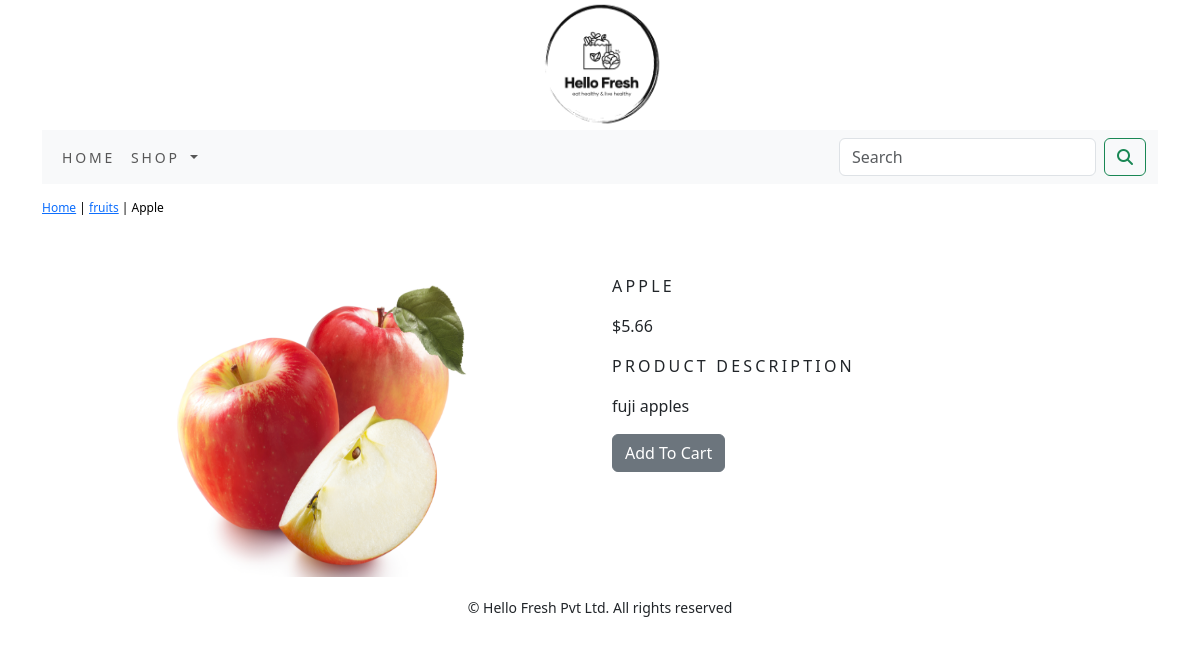
The page /shop/fruits/apple/ on the database its author committed.
### shop/models.py (models this page shows, shortened)
class Category(models.Model):
    name = models.CharField(max_length=250, unique=True)
    slug = models.SlugField(max_length=250, unique=True)
    description = models.TextField(blank=True)
    image = models.ImageField(upload_to='category', blank=True)
    class Meta:
        ordering = ('name',)
        verbose_name = 'category'
        verbose_name_plural = 'categories'
    def get_url(self):
        return reverse('shop:products_by_category', args=[self.slug])
    def __str__(self):
        return '{}'.format(self.name)

class Product(models.Model):
    name = models.CharField(max_length=250, unique=True)
    slug = models.SlugField(max_length=250, unique=True)
    description = models.TextField(blank=True)
    price = models.DecimalField(max_digits=10, decimal_places=2)
    category = models.ForeignKey(Category, on_delete=models.CASCADE)
    image = models.ImageField(upload_to='product', blank=True)
    stock = models.IntegerField()
    available = models.BooleanField(default=True)
    create = models.DateTimeField(auto_now_add=True)
    updated = models.DateTimeField(auto_now=True)
    class Meta:
        ordering = ('name',)
        verbose_name = 'product'
        verbose_name_plural = 'products'

### shop/views.py (the view)
# urls.py: path('<slug:c_slug>/<slug:product_slug>/', views.proDetail, name='prodCatDetail'),
def proDetail(request, c_slug, product_slug):
    try:
        product = Product.objects.get(category__slug=c_slug, slug=product_slug)
    except Exception as e:
        raise e
    return render(request, 'product.html', {'product': product})

### cart/context_processors.py (called while the page is built)
def counter(request):
    item_count = 0
    if 'admin' in request.path:
        return {}
    else:
        try:
            cart = Cart.objects.filter(cart_id=_cart_id(request))
            car_items = CartItem.objects.all().filter(cart=cart[:1])
            for cart_items in car_items:
                item_count += cart_items.quantity
        except Cart.DoesNotExist:
            item_count = 0
    return dict(item_count=item_count)

### cart/views.py (called while the page is built)
def _cart_id(request):
    cart = request.session.session_key
    if not cart:
        cart = request.session.create()
    return cart

### shop/context_processors.py (called while the page is built)
def menu_links(request):
    links = Category.objects.all()
    return dict(links=links)

### templates/product.html (shortened to what this page needs)
{% extends 'base.html' %}
{% load static %}
{% block content %}
<div class="row my_prod_row_class">
  <div class="mx_auto">
    <p><a href="{% url 'shop:allProdCat' %}">Home</a> | <a href="{{product.category.get_url}}">{{product.category}}</a> | {{product.name}}  </p>
  </div>
</div>
<div class="container">
<br>
<div class="row">
    <div class="col-12 col-sm-12 col-md-12 col-lg-6 text-center">
        <div style="min-width:18rem">
            <img src="{{product.image.url}}" alt="{{product.name}}" width="300px;" height="300px;">
        </div>
    </div>
        <div class="col-12 col-sm-12 col-sm-12 col-lg-6">
           <div>
            <h1 class="my_prod_title">{{product.name}}</h1>
            <p>${{product.price}}</p>
            <p class="my_title">Product Description</p>
            <p class="text-justify my_prod_text">{{product.description}}</p>
            {% if product.stock <= 0 %}
            <p class="text-justify my_prod_text"><b> Out Of Stock</b></p>
            {% else %}
            <a class="btn btn-secondary"  href="{% url 'cart:add_cart' product.id %}">Add To Cart</a>
            {% endif %}
        </div>
     </div>
    </div>
</div>
{% endblock %}

### static/css/custom.css (style rules this page uses)
.my_title { font-size:16px; text-transform:uppercase; letter-spacing:.2em; }
.my_prod_row_class { padding-top:15px; padding-bottom:20px; }
.my_prod_row_class .mx_auto { color:#000; font-size:12px; text-decoration:none; }
.my_prod_title { font-size:16px; text-transform:uppercase; letter-spacing:.2rem; padding-top:15x; padding-bottom:10px; }
.my_prod_text { padding-right:20px; }

### rows shown on the page
Category: category "fruits"
Product: name "Apple", image (picture), name "APPLE", price "5.66", description "fuji apples"
